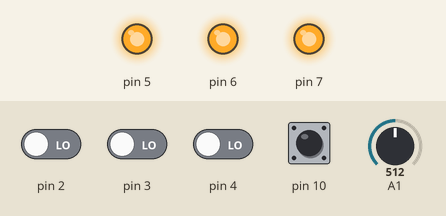
Simulated run of this sketch. Board: Arduino Uno, built with avr-gcc and run on an emulated ATmega328P. On the bench: output pins drawn as LEDs (lit = HIGH). The inputs (shaded band) are chosen by the test bench; at power-on: pin 10 HIGH, pin 2–4 LOW, A1 = 512.

Above: at 1.2 s.
1.3 s: A1 set to 495
At 1.7 s:
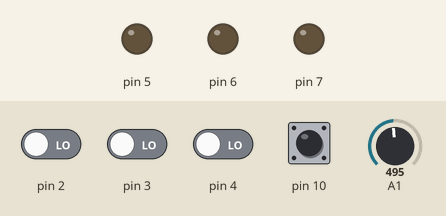
2.8 s: A1 set to 522
At 4.0 s:
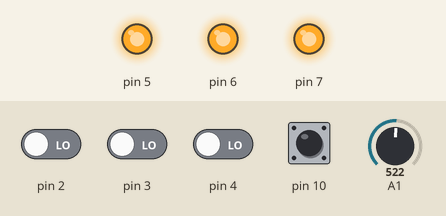
4.3 s: pin 2 driven HIGH
At 5.2 s:
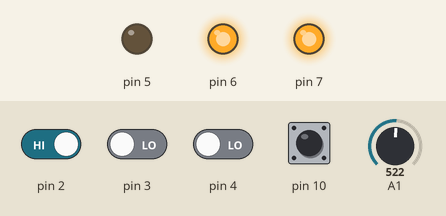
5.8 s: pin 2 driven LOW
At 6.4 s:
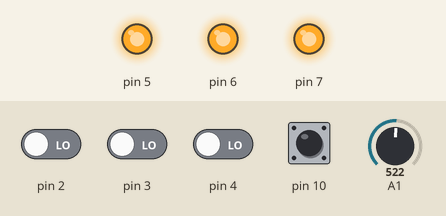
7.3 s: pin 3 driven HIGH
At 8.5 s:
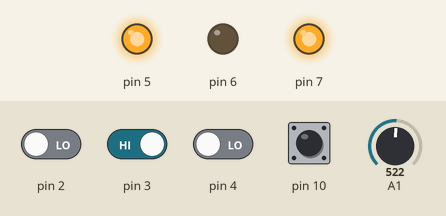
8.8 s: pin 2 driven HIGH
At 9.8 s:
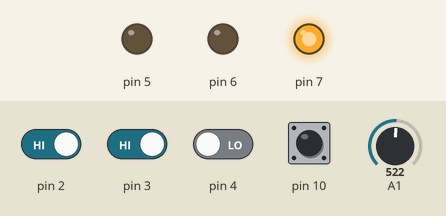
Timing chart, 0 to 11.3 s (numbered marks = the images above; inputs shaded):
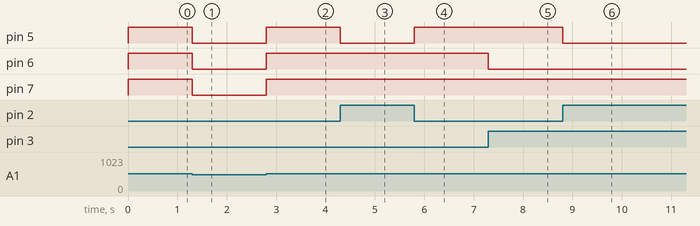

Measured:
- the behaviour switches between 512 and 511 on A1 (found by bisection; images 0 and 1)
- after the input at 1.3 s, pin 5–7: HIGH → LOW at once
- after the input at 2.8 s, pin 5–7: LOW → HIGH at once
- after the input at 4.3 s, pin 5: HIGH → LOW at once
- after the input at 5.8 s, pin 5: LOW → HIGH at once
- after the input at 7.3 s, pin 6: HIGH → LOW at once
- after the input at 8.8 s, pin 5: HIGH → LOW at once

The sketch:

outputs.ino
```cpp
void setup()
{
  Serial.begin(9600);
  pinMode(1, INPUT);
  pinMode(2, INPUT);
  pinMode(3, INPUT);
  pinMode(4, INPUT);
  pinMode(10, INPUT);
  pinMode(5, OUTPUT);
  pinMode(6, OUTPUT);
  pinMode(7, OUTPUT);
}

void loop()
{
  if (digitalRead(10) == LOW) //payment = pin 10
  {
    digitalWrite(5, LOW);
    digitalWrite(6, LOW);
    digitalWrite(7, LOW);
  }
  else if (analogRead(1) < 512) // voltage divider check
  {
    digitalWrite(5, LOW);
    digitalWrite(6, LOW);
    digitalWrite(7, LOW);
  }
  else if (digitalRead(2) == HIGH) //USB jack 1 check, pin 2 and 5
  {
    digitalWrite(5, LOW);
  }
  else if (digitalRead(3) == HIGH) //USB jack 2 check, pin 3 and 6
  {
    digitalWrite(6, LOW);
  }
  else if (digitalRead(4) == HIGH) // DC output, pin 4 and 7
  {
    digitalWrite(7, LOW);
  }
  else //after all checks are ok, set all output on
  {
    digitalWrite(5, HIGH);
    digitalWrite(6, HIGH);
    digitalWrite(7, HIGH);
  }
}
```
